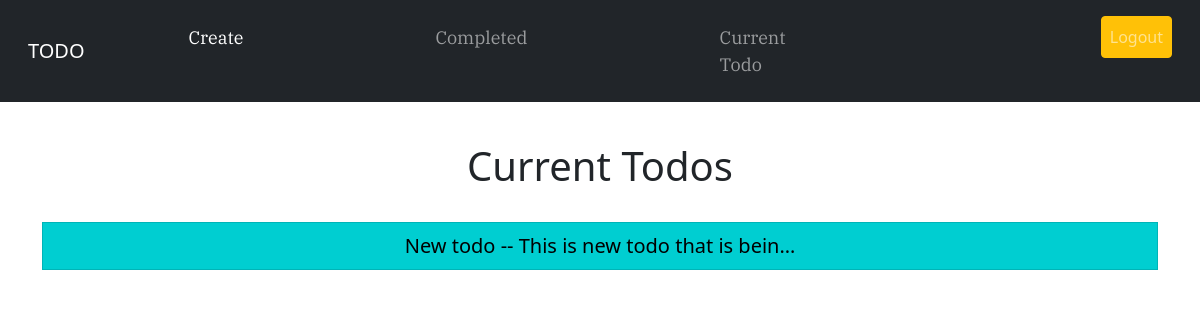
The page /current/ (signed in) on the database as committed earlier.
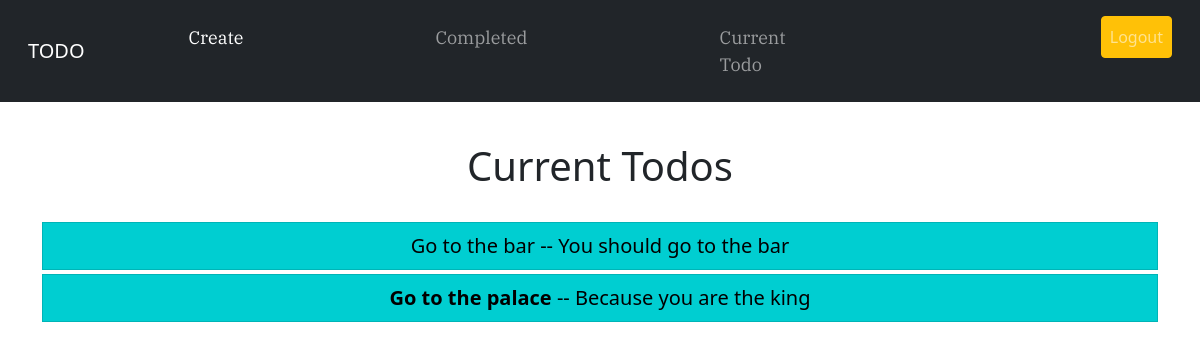
The same page on the database as committed later.
### todo/models.py (models this page shows, shortened)
class Todoapp(models.Model):
    name = models.CharField(max_length=100)
    memo = models.TextField(max_length= 200, blank = True)
    created_date = models.DateTimeField(auto_now_add=True)
    date_completed = models.DateTimeField(null = True, blank = True)
    important = models.BooleanField(default= False)
    user = models.ForeignKey(User, on_delete = models.CASCADE)

### todo/views.py (the view)
# urls.py: path('current/', views.currenttodo, name="currenttodo"),
@login_required
def currenttodo(request):
    todos = Todoapp.objects.filter(user= request.user, date_completed__isnull = True)
    return render(request,'todo/currenttodo.html', {'todos':todos})

### todo/templates/todo/currenttodo.html
{% extends 'todo/base.html'%}
{% block content%}
    <div class="m-2 p-3">
        <h1 class="text-center"> Current Todos </h1>
    </div>
    <ul class = "list-group">
        {% for todo in todos %}
        <div class = "container" >
        <li class = " mb-1 text-center list-group-item" style="display: block; background-color:darkturquoise;"><a style = "text-decoration: none; color: black; font-size: 20px;" href="{% url 'todoview' todo.id %}">
                {% if todo.important %}<b>{% endif %}{{todo.name}}
                    {% if todo.important %}</b>{% endif %}{% if todo.memo %} -- {{todo.memo|truncatechars:'30'}}{% endif %}
            </a></li>
        </div>
        {% endfor %}
    </ul>
{% endblock %}

### todo/templates/todo/base.html (shortened to what this page needs)
{% load static %}
<!DOCTYPE html>
<html lang="eng">
    <head>
        <link rel="stylesheet" href="{% static 'todo/base.css' %}">
        <link rel="stylesheet" href="https://stackpath.bootstrapcdn.com/bootstrap/5.0.0-alpha2/css/bootstrap.min.css"
>
    </head>
    <body>
        <nav class="navbar navbar-expand-lg navbar-expand-sm navbar-dark bg-dark p-3 mb-4">
            <div class="container-fluid">
                <a class="navbar-brand" href="{% url 'home' %}">TODO</a>
                <div class="collapse navbar-collapse" id="navbarcollapsed">
                    {% if user.is_authenticated %}
                    <ul class="navbar-nav ml-auto mb-2 mb-lg-0">
                        <li class="nav-item todo-items">
                            <a href="{% url 'createtodo' %}" class="nav-link active">Create</a>
                        </li>
                        <li class="nav-item todo-items">
                            <a href="{% url 'completedtodo' %}" class="nav-link">Completed</a>
                        </li>
                        <li class="nav-item todo-items">
                            <a href="{% url 'currenttodo' %}" class="nav-link">Current Todo</a>
                        </li>
                        <li class="nav-item logout ">
                            <form action="{% url 'logoutuser' %}" method="POST">
                                <button type="submit" class="nav-link btn btn-warning p-2">Logout</button>
                            </form>
                        </li>
                    </ul>
                    {% endif %}
                </div>
            </div>
        </nav>
        {% block content%}
        {% endblock %}
    </body>
</html>

### todo/static/todo/base.css (style rules this page uses)
.logout { margin-left: 13rem; }
.todo-items { margin-left:5rem; margin-right:6rem; font-size: 18px; font-family: 'IBM Plex Serif', serif; }

Rows that differ between the two databases and show on the page:
removed Todoapp: name "New todo", memo "This is new todo that is bein…"
added Todoapp: name "Go to the bar", memo "You should go to the bar"
added Todoapp: name "Go to the palace", memo "Because you are the king"
